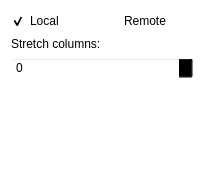
<?xml version="1.0" encoding="UTF-8"?>
<ui version="4.0">
 <class>Table</class>
 <widget class="QWidget" name="Table">
  <property name="geometry">
   <rect>
    <x>0</x>
    <y>0</y>
    <width>204</width>
    <height>183</height>
   </rect>
  </property>
  <property name="windowTitle">
   <string>Form</string>
  </property>
  <property name="styleSheet">
   <string notr="true">background-color:transparent;</string>
  </property>
  <layout class="QGridLayout" name="gridLayout">
   <item row="0" column="0">
    <widget class="QCheckBox" name="checkBox_3">
     <property name="text">
      <string>Local</string>
     </property>
     <property name="checked">
      <bool>true</bool>
     </property>
    </widget>
   </item>
   <item row="0" column="1">
    <widget class="QCheckBox" name="checkBox_2">
     <property name="text">
      <string>Remote</string>
     </property>
    </widget>
   </item>
   <item row="1" column="0" colspan="2">
    <widget class="QLabel" name="label">
     <property name="text">
      <string>Stretch columns:</string>
     </property>
    </widget>
   </item>
   <item row="3" column="0">
    <spacer name="verticalSpacer">
     <property name="orientation">
      <enum>Qt::Vertical</enum>
     </property>
     <property name="sizeHint" stdset="0">
      <size>
       <width>20</width>
       <height>40</height>
      </size>
     </property>
    </spacer>
   </item>
   <item row="2" column="0" colspan="2">
    <widget class="QSpinBox" name="spinBox"/>
   </item>
  </layout>
 </widget>
 <resources/>
 <connections/>
</ui>
